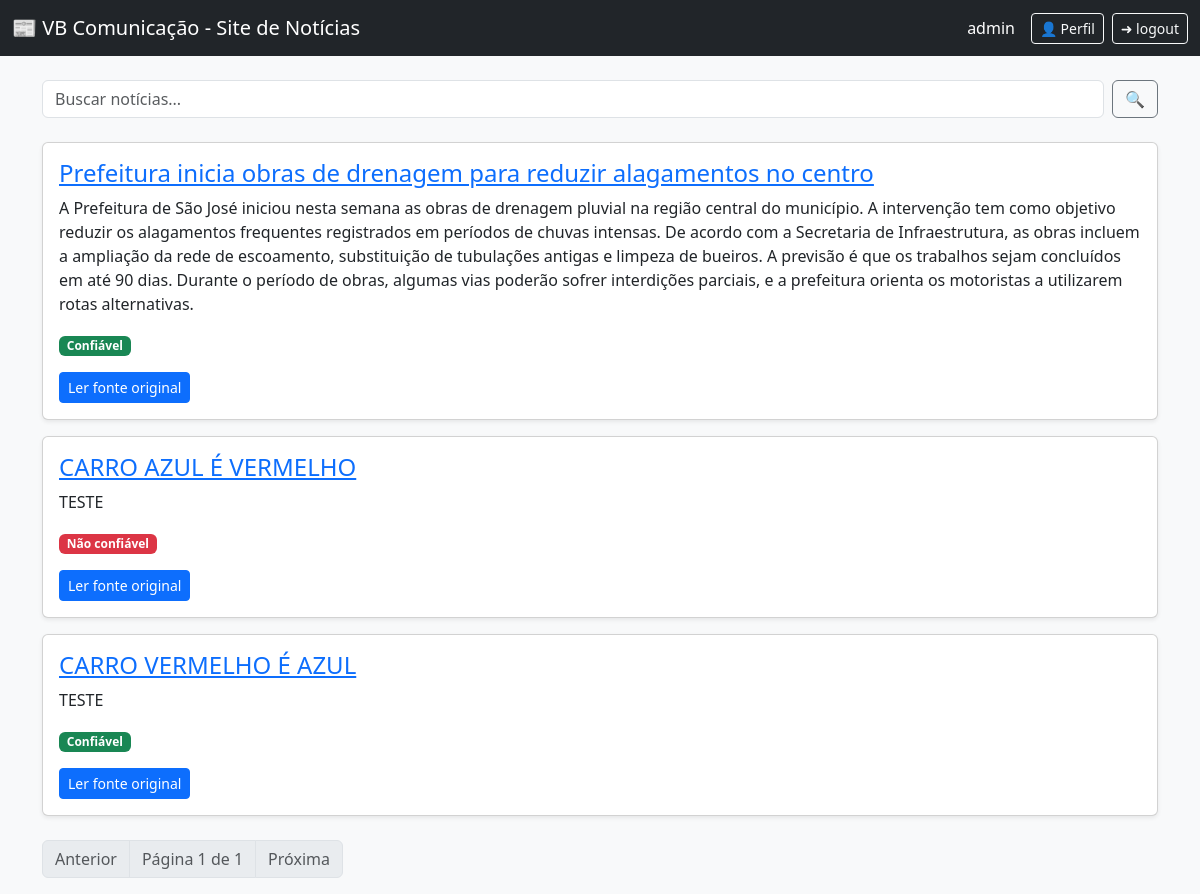
The page /noticias/home/ (signed in) on the database as committed earlier.
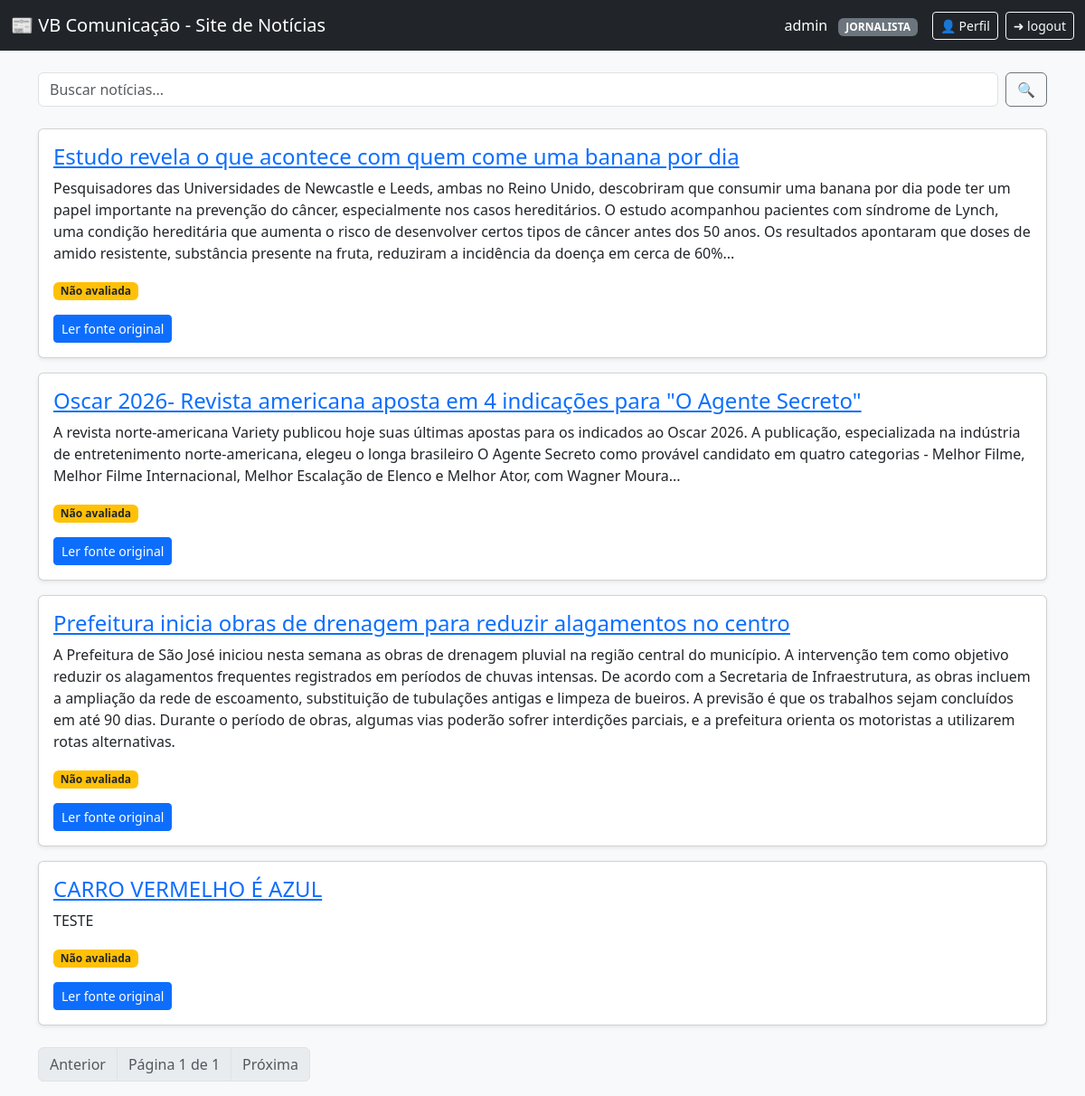
The same page on the database as committed later.
### noticias/models.py (models this page shows, shortened)
class Noticia(models.Model):
    titulo = models.CharField(max_length=200)
    fonte = models.CharField(max_length=200)
    link = models.URLField()
    conteudo = models.TextField()
    confiavel = models.BooleanField(null=True)
    visualizacoes = models.PositiveIntegerField(default=0)
    criada_em = models.DateTimeField(auto_now_add=True)

### noticias/views.py (the view)
# urls.py: path('home/', home, name='home'),
@login_required
def home(request):
    query = request.GET.get('q', '')
    data = request.GET.get('data', '')
    confiavel = request.GET.get('confiavel', '')
    noticias = Noticia.objects.all().order_by('-criada_em')
    if query:
        noticias = noticias.filter(
            Q(titulo__icontains=query) |
            Q(conteudo__icontains=query) |
            Q(fonte__icontains=query)
        )
    if data:
        noticias = noticias.filter(criada_em__date=data)
    if confiavel == '1':
        noticias = noticias.filter(confiavel=True)
    elif confiavel == '0':
        noticias = noticias.filter(confiavel=False)
    paginator = Paginator(noticias, 5)
    page_number = request.GET.get('page')
    page_obj = paginator.get_page(page_number)
    is_coordenador_flag = is_coordenador(request.user)
    is_jornalista_flag = is_jornalista(request.user)
    favoritos_ids = set()
    if is_jornalista_flag:
        favoritos_ids = set(
            Favorito.objects.filter(usuario=request.user)
            .values_list('noticia_id', flat=True)
        )
    perfil = Perfil.objects.filter(user=request.user).first()
    tipo_usuario = ''
    if perfil and perfil.tipo:
        tipo_usuario = perfil.tipo.replace('_', ' ').title()
    email_usuario = request.user.email or request.user.username
    return render(request, 'noticias/home.html', {
        'page_obj': page_obj,
        'query': query,
        'data': data,
        'confiavel': confiavel,
        'is_coordenador': is_coordenador_flag,
        'is_jornalista': is_jornalista_flag,
        'favoritos_ids': favoritos_ids,
        'tipo_usuario': tipo_usuario,
        'email_usuario': email_usuario,
    })

### noticias/views.py (called while the page is built)
def is_coordenador(user):
    return user.groups.filter(name='Coordenacao').exists()

def is_jornalista(user):
    return user.groups.filter(name='Jornalista').exists()

### noticias/templates/noticias/home.html (shortened to what this page needs)
<!DOCTYPE html>
<html lang="pt-br">
<head>
    <link href="https://cdn.jsdelivr.net/npm/bootstrap@5.3.2/dist/css/bootstrap.min.css" rel="stylesheet">
</head>
<body class="bg-light">
<nav class="navbar navbar-dark bg-dark mb-4">
    <div class="container-fluid">
        <span class="navbar-brand">📰 VB Comunicação - Site de Notícias</span>
        <div class="d-flex align-items-center gap-2">
            <span class="text-white me-2">
                {{ email_usuario }}
                {% if tipo_usuario %}
                    <span class="badge bg-secondary text-uppercase ms-2">
                        {{ tipo_usuario }}
                    </span>
                {% endif %}
            </span>
            <a href="{% url 'perfil' %}" class="btn btn-outline-light btn-sm">
                👤 Perfil
            </a>
            <form method="post" action="{% url 'logout' %}" class="m-0">
                <button type="submit" class="btn btn-outline-light btn-sm">
                    ➜ logout
                </button>
            </form>
        </div>
    </div>
</nav>
<div class="container">
    <form method="get" class="d-flex mb-4">
        <input
            type="text"
            name="q"
            value="{{ query }}"
            class="form-control me-2"
            placeholder="Buscar notícias..."
        >
        <button class="btn btn-outline-secondary" type="submit">
            🔍
        </button>
    </form>
    {% for noticia in page_obj %}
        <div class="card mb-3 shadow-sm">
            <div class="card-body">
                <h4>
                    <a href="{% url 'detalhe_noticia' noticia.id %}">
                        {{ noticia.titulo }}
                    </a>
                </h4>
                <p>{{ noticia.conteudo }}</p>
                {% if noticia.confiavel == True %}
                    <span class="badge bg-success">Confiável</span>
                {% elif noticia.confiavel == False %}
                    <span class="badge bg-danger">Não confiável</span>
                {% else %}
                    <span class="badge bg-warning text-dark">Não avaliada</span>
                {% endif %}
                <div class="mt-3 d-flex gap-2 flex-wrap">
                    {% if noticia.link %}
                        <a href="{{ noticia.link }}" target="_blank" class="btn btn-primary btn-sm">
                            Ler fonte original
                        </a>
                    {% endif %}
                </div>
            </div>
        </div>
    {% empty %}
        <div class="alert alert-warning">
            Nenhuma notícia cadastrada.
        </div>
    {% endfor %}
    <nav class="mt-4">
        <ul class="pagination">
            {% if page_obj.has_previous %}
                <li class="page-item">
                    <a class="page-link" href="?q={{ query }}&page={{ page_obj.previous_page_number }}">Anterior</a>
                </li>
            {% else %}
                <li class="page-item disabled"><span class="page-link">Anterior</span></li>
            {% endif %}
            <li class="page-item disabled">
                <span class="page-link">
                    Página {{ page_obj.number }} de {{ page_obj.paginator.num_pages }}
                </span>
            </li>
            {% if page_obj.has_next %}
                <li class="page-item">
                    <a class="page-link" href="?q={{ query }}&page={{ page_obj.next_page_number }}">Próxima</a>
                </li>
            {% else %}
                <li class="page-item disabled"><span class="page-link">Próxima</span></li>
            {% endif %}
        </ul>
    </nav>
</div>
</body>
</html>

Rows that differ between the two databases and show on the page:
removed Noticia: titulo "CARRO AZUL É VERMELHO", conteudo "TESTE", confiavel "Não confiável"
added Noticia: titulo "Estudo revela o que acontece com quem come uma banana por dia", conteudo "Pesquisadores das Universidades de Newcastle e Leeds, ambas no Reino Unido, descobriram que consumir uma banana por dia pode ter um papel importante na prevenção do câncer, especialmente nos casos hereditários. O estudo acompanhou pacientes com síndrome de Lynch, uma condição hereditária que aumenta o risco de desenvolver certos tipos de câncer antes dos 50 anos. Os resultados apontaram que doses de amido resistente, substância presente na fruta, reduziram a incidência da doença em cerca de 60%...", shows "Não avaliada"
added Noticia: titulo "Oscar 2026- Revista americana aposta em 4 indicações para \"O Agente Secreto\"", conteudo "A revista norte-americana Variety publicou hoje suas últimas apostas para os indicados ao Oscar 2026. A publicação, especializada na indústria de entretenimento norte-americana, elegeu o longa brasileiro O Agente Secreto como provável candidato em quatro categorias - Melhor Filme, Melhor Filme Internacional, Melhor Escalação de Elenco e Melhor Ator, com Wagner Moura...", shows "Não avaliada"
changed Noticia "Prefeitura inicia obras de drenagem para reduzir alagamentos no centro": confiavel "Confiável" → "Não avaliada"
changed Noticia "CARRO VERMELHO É AZUL": confiavel "Confiável" → "Não avaliada"
Other text that changed with them:
{{ tipo_usuario }}: (not shown) → "JORNALISTA"
